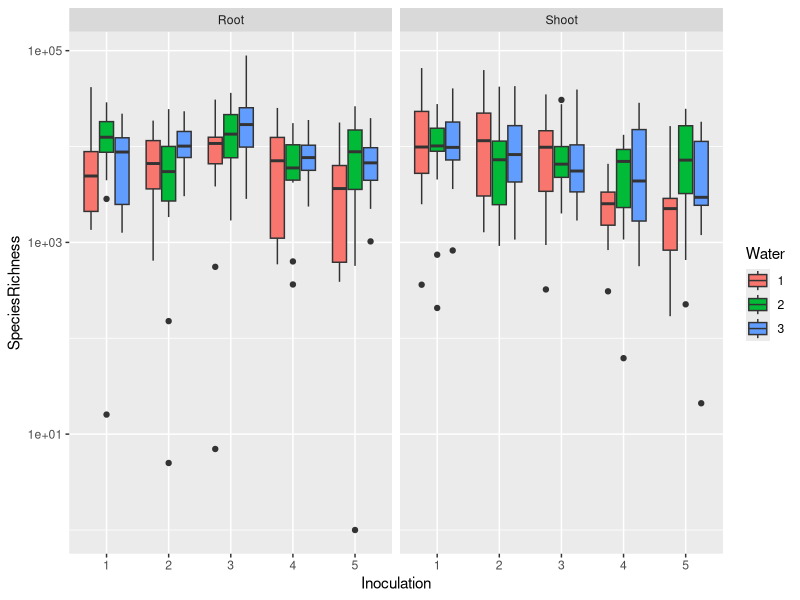
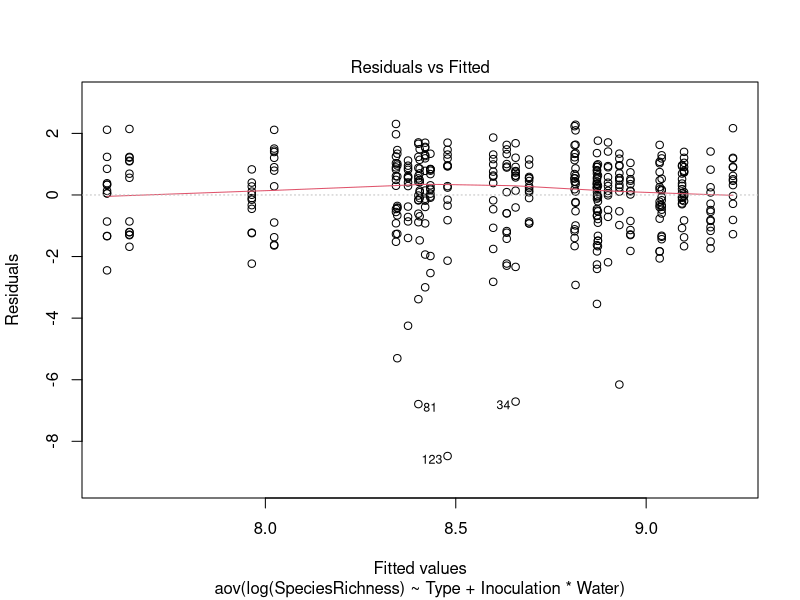
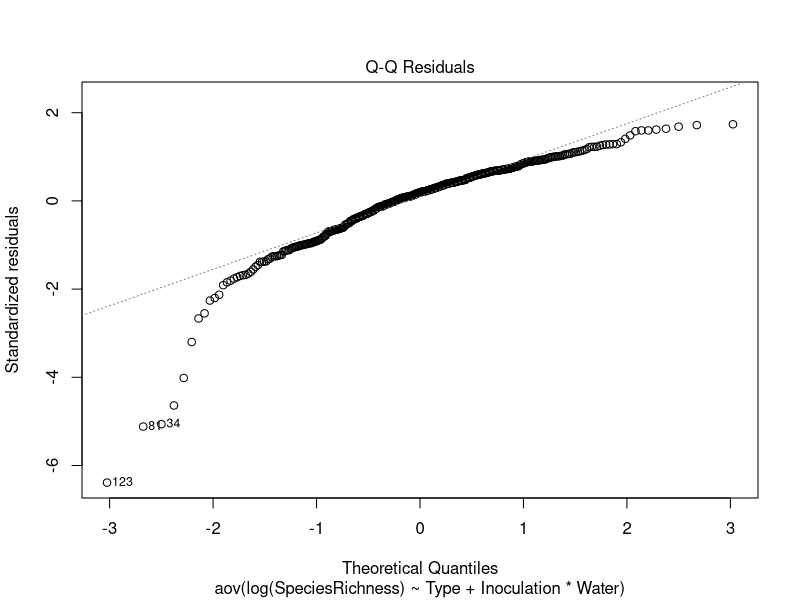
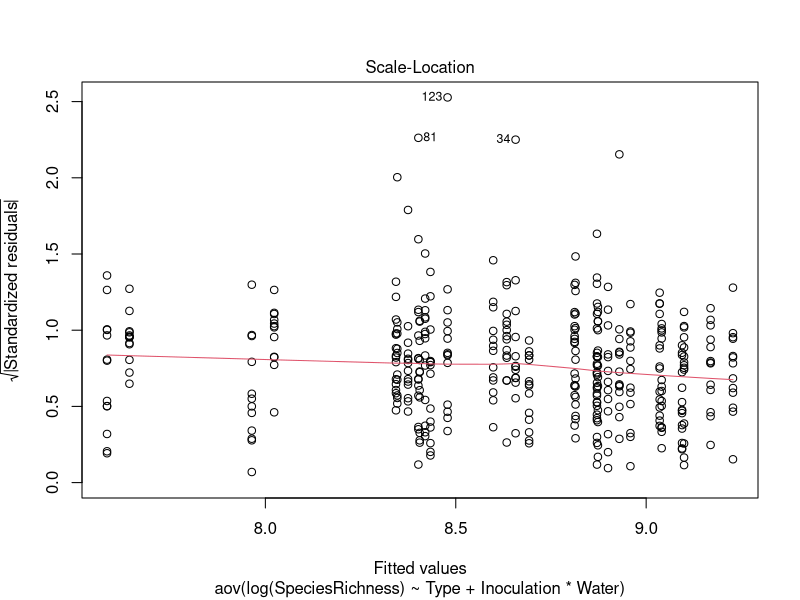
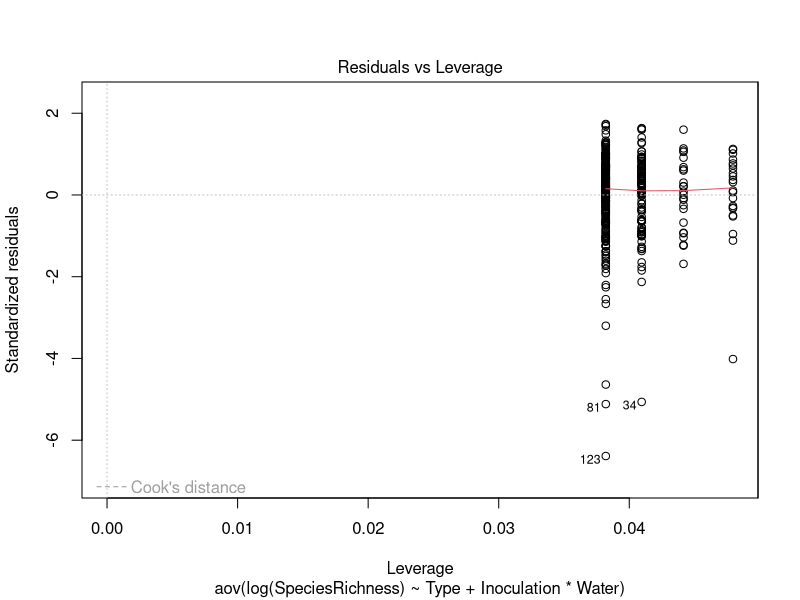
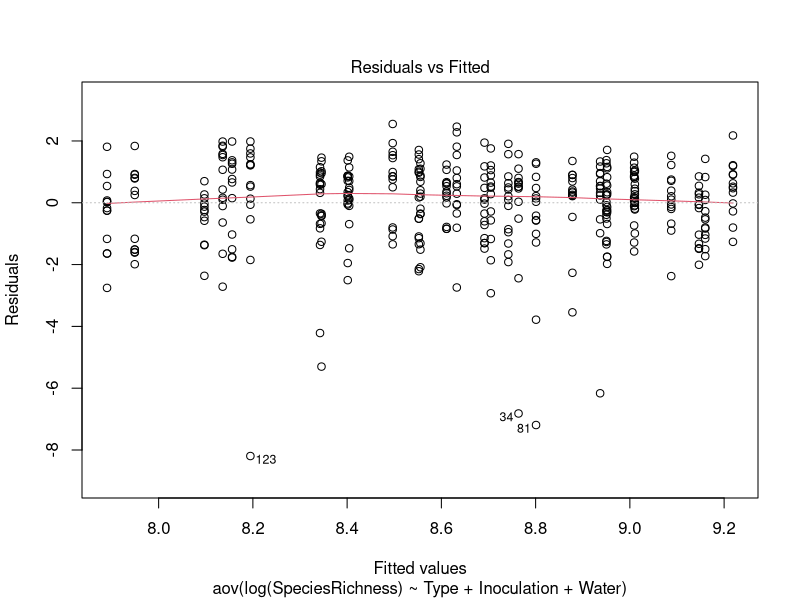
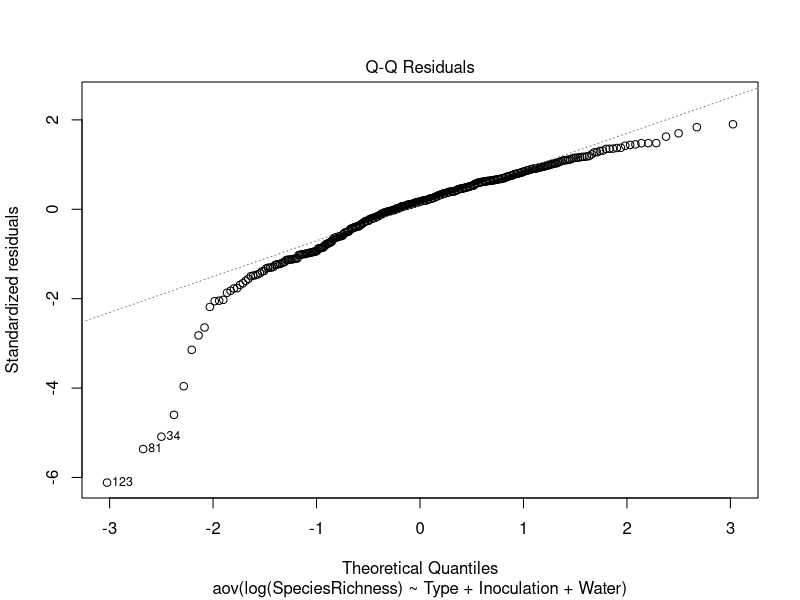
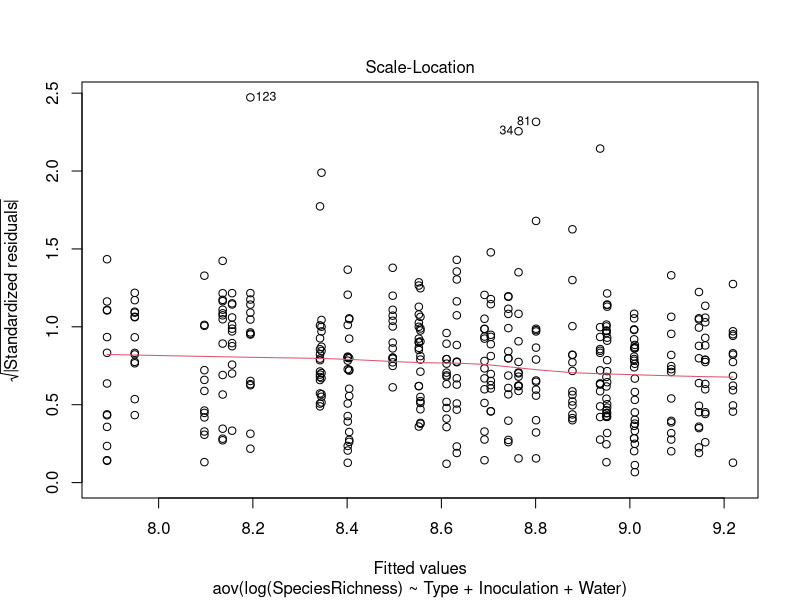

These charts were generated, in order, by the following R code: (Note: this script raises an error after producing the figures.)
## ---- chunk 1
knitr::opts_chunk$set(echo = TRUE)
## ---- chunk 2

#############################################################################
################  POST-DECONTAM #############################################
#############################################################################

library(tidyverse)
library(car)
library(ggpubr)
library(effects)

dat = read_csv("./pips_data/pips_complete.csv") |>
  mutate(
    Inoculation = as.character(Inoculation),
    Water = as.character(Water)
  )

ggplot(dat, aes(Inoculation, SpeciesRichness, fill = Water)) +
  facet_wrap(~ Type) +
  scale_y_log10() +
  geom_boxplot()

## ---- chunk 3
## OUTLIER ANALYSIS ##

### SPECIES RICHNESS: ROOTS + SHOOTS ########################################

# interaction model
fit1 = aov(log(SpeciesRichness) ~ Type + Inoculation * Water, data = dat)
Anova(fit1, type = "3") # if you have interactions, type-3 sums-of-squares is appropriate

# additive model
fit2 = aov(log(SpeciesRichness) ~ Type + Inoculation + Water, data = dat)
Anova(fit2, type = "2") # if you don't have interactions, type-2 sums-of-squares is appropriate

#plot to check residuals
plot(fit1)
plot(fit2)

# Studentized residuals
MASS::studres(fit1) |>
  abs() |>
  sort()

#remove the outliers, re-run the analysis
filtered_dat = dat[-c(401, 78, 34, 81, 123), ]

## ---- chunk 4
## ANOVA ##

## SPECIES RICHNESS: COMBINED ROOTS AND SHOOTS W/FILTERED DATA ########################

#interaction model
filtered_fit1 = aov(log(SpeciesRichness) ~ Type + Inoculation * Water, data = filtered_dat)
Anova(filtered_fit1, type = "3") # if you have interactions, type-3 sums-of-squares is appropriate
plot(filtered_fit1)

#additive model 
filtered_fit2 = aov(log(SpeciesRichness) ~ Type + Inoculation + Water, data = filtered_dat)
Anova(filtered_fit2, type = "2")
plot(filtered_fit2)

#check the outliers again
shapiro.test(filtered_fit1$residuals)
leveneTest(log(SpeciesRichness) ~ Water, data = dat[-c(401, 78, 34, 81, 123), ])

filtered_dat = filtered_dat |>
  mutate(res = resid(filtered_fit1))

#plot the filtered data to check the spread
ggplot(filtered_dat, aes(log(SpeciesRichness))) +
  facet_grid(Water ~ Inoculation) +
  # scale_x_log10() +
  geom_histogram()

#Re-plot grouped boxplot by inoculation and plant part without the outliers
ggplot(filtered_dat, aes(x=Inoculation, y=SpeciesRichness, fill=Water)) + 
    geom_boxplot() + theme_light() + facet_wrap(~ Type)

## ---- chunk 5
## ANOVA ##

## SPECIES RICHNESS: ROOTS ###################################################

root_dat = subset(filtered_dat, Type == "Root")

#interaction model
richness_richness_root_fit1 = aov(log(SpeciesRichness) ~ Inoculation * Water, data = root_dat)
Anova(richness_root_fit1, type = "3") # if you have interactions, type-3 sums-of-squares is appropriate
plot(richness_root_fit1)
plot(allEffects(richness_root_fit1))

#additive model 
richness_root_fit2 = aov(log(SpeciesRichness) ~ Inoculation + Water, data = root_dat)
Anova(richness_root_fit2, type = "2")
plot(richness_root_fit2)
plot(allEffects(richness_root_fit2))

## SPECIES RICHNESS: SHOOTS  #################################################

shoot_dat = subset(filtered_dat, Type == "Shoot")

#interaction model
richness_shoot_fit1 = aov(log(SpeciesRichness) ~ Inoculation * Water, data = shoot_dat)
Anova(richness_shoot_fit1, type = "3") # if you have interactions, type-3 sums-of-squares is appropriate
plot(richness_shoot_fit1)
plot(allEffects(richness_shoot_fit1))

#additive model 
richness_shoot_fit2 = aov(log(SpeciesRichness) ~ Inoculation + Water, data = shoot_dat)
Anova(richness_shoot_fit2, type = "2")
plot(richness_shoot_fit2)
plot(allEffects(richness_shoot_fit2))

## ---- chunk 6
## OUTLIER ANALYSIS ## 

## TOTAL BIOMASS: ROOTS  #####################################################
bio_root = subset(dat, Type == "Root")
  
#interaction model
root_mass1= aov(WeightGrams ~ Inoculation * Water, data = bio_root)
Anova(root_mass1, type = "3") # if you have interactions, type-3 sums-of-squares is appropriate

#additive model
root_mass2 = aov(WeightGrams ~ Inoculation + Water, data = bio_root)
Anova(root_mass2, type = "2")

#plot to check residuals
plot(root_mass1)
plot(root_mass2)

# Studentized residuals
MASS::studres(root_mass1) |>
  abs() |>
  sort()

#remove the outliers, re-run the analysis
filtered_dat2 = dat[-c(193), ]

## ---- chunk 7
## OUTLIER ANALYSIS ## 

## TOTAL BIOMASS: SHOOTS #####################################################
#interaction model
shoot_mass1 = aov(WeightGrams ~ Inoculation * Water, data = shoot_dat)
Anova(shoot_mass1, type = "3") # if you have interactions, type-3 sums-of-squares is appropriate

#additive model
shoot_mass2 = aov(WeightGrams ~ Inoculation + Water, data = shoot_dat)
Anova(shoot_mass2, type = "2")

#plot to check residuals
plot(shoot_mass1)
plot(shoot_mass2)

# Studentized residuals
MASS::studres(shoot_mass1) |>
  abs() |>
  sort()

#remove the outliers, re-run the analysis
filtered_dat3 = dat[-c(182), ]

## ---- chunk 8
## TOTAL BIOMASS: ROOTS  #####################################################
bio_root_dat = subset(filtered_dat2, Type == "Root")
  
#interaction model
root_mass1= aov(log(WeightGrams) ~ Inoculation * Water, data = bio_root_dat)
Anova(root_mass1, type = "3") # if you have interactions, type-3 sums-of-squares is appropriate
plot(root_mass1, main = "Root")
plot(allEffects(root_mass1))

#additive model
root_mass2 = aov(log(WeightGrams) ~ Inoculation + Water, data = root_dat)
Anova(root_mass2, type = "2")
plot(root_mass2, main = "Root")
plot(allEffects(root_mass2))

## TOTAL BIOMASS: SHOOTS #####################################################
bio_shoot_dat = subset(filtered_dat3, Type == "Shoot")

#interaction model
shoot_mass1 = aov(log(WeightGrams) ~ Inoculation * Water, data = bio_shoot_dat)
Anova(shoot_mass1, type = "3") # if you have interactions, type-3 sums-of-squares is appropriate
plot(shoot_mass1, main = "Shoot")
plot(allEffects(shoot_mass1))

#additive model
shoot_mass2 = aov(log(WeightGrams) ~ Inoculation + Water, data = shoot_dat)
Anova(shoot_mass2, type = "2")
plot(shoot_mass2, main = "Shoot")
plot(allEffects(shoot_mass2))

## ---- chunk 9
## ROOT:SHOOT RATIO ##########################################################

#load data with root:shoot ratio and total biomass (values calculated in excel)
rs_dat = read_csv("./pips_data/pips_rootshoot_ratios.csv") |>
  mutate(
    Inoculation = as.character(Inoculation),
    Water = as.character(Water),
  )

ggplot(rs_dat, aes(Inoculation, RootShootRatio, fill = Water)) +
  scale_y_log10() +
  geom_boxplot()

#interaction model
rs_fit1 = aov(RootShootRatio ~ Inoculation * Water, data = rs_dat)
Anova(rs_fit1, type = "3") # if you have interactions, type-3 sums-of-squares is appropriate
plot(rs_fit1)

#additive model 
rs_fit2 = aov(RootShootRatio ~ Inoculation + Water, data = rs_dat)
Anova(rs_fit2, type = "2")
plot(rs_fit2)

# Studentized residuals
MASS::studres(rs_fit1) |>
  abs() |>
  sort()

#remove the outliers, re-run the analysis
filtered_rs = rs_dat[-c(49), ]

#plot the filtered data to check the spread
ggplot(filtered_rs, aes(RootShootRatio)) +
  facet_grid(Water ~ Inoculation) +
  # scale_x_log10() +
  geom_histogram()

#interaction model
rs_fit1 = aov(log(RootShootRatio) ~ Inoculation * Water, data = filtered_rs)
Anova(rs_fit1, type = "3") # if you have interactions, type-3 sums-of-squares is appropriate
plot(rs_fit1)

shapiro.test(rs_fit1$residuals)

#additive model 
rs_fit2 = aov(log(RootShootRatio) ~ Inoculation + Water, data = filtered_rs)
Anova(rs_fit2, type = "2")
plot(rs_fit2)

shapiro.test(rs_fit2$residuals)
